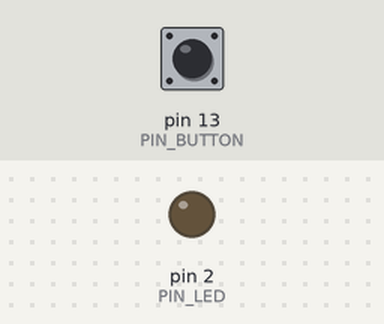
Bench run of a sketch on a simulated Arduino Uno, built with avr-gcc and run on an emulated ATmega328P. Parts: output pins drawn as LEDs (lit = HIGH). Inputs (shaded band) come from the test bench; at power-on: pin 13 (PIN_BUTTON) HIGH.

Above: at 1.2 s.
1.3 s: pin 13 (PIN_BUTTON) pulled LOW for 0.15 s
At 2.3 s:
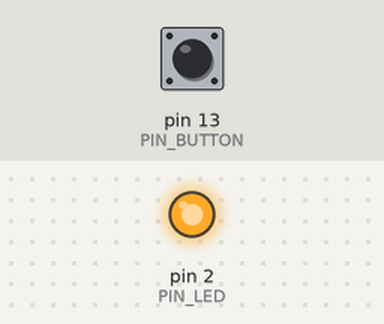
2.9 s: pin 13 (PIN_BUTTON) pulled LOW for 1 s
At 3.5 s:
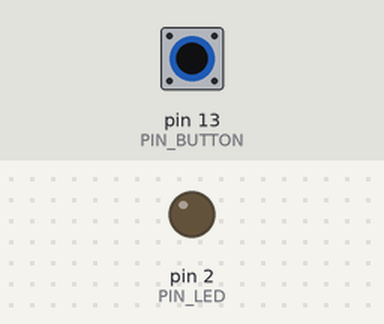
5.4 s: pin 13 (PIN_BUTTON) pulled LOW for 3.2 s
At 6.6 s:
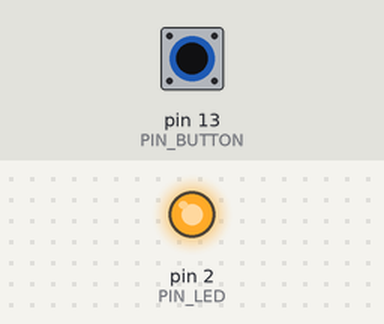
Timing chart, 0 to 8.4 s (numbered marks = the images above; inputs shaded):
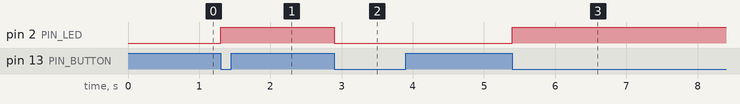

The sketch:

sketch_2_push_button_led.ino
```cpp
#define PIN_LED 2
#define PIN_BUTTON 13

// the setup function runs once when you press reset or power the board
void setup() {
  // init the pin led as output when using the input
  pinMode(PIN_LED, OUTPUT);

  // init the pint button as input
  pinMode(PIN_BUTTON, INPUT);
}

// the loop function runs over and over again forever
void loop() {
  if (digitalRead(PIN_BUTTON) == LOW) {
    // reverse the pin led state
    // (if light on becames off, if light off becomes on)
    reverseGPIO(PIN_LED);

    waitToRemoveBounce(PIN_BUTTON);
  }
}

void reverseGPIO(int pin) {
  digitalWrite(pin, !digitalRead(pin));
}

/**
Debounce for Push Button
The moment when a push button switch is pressed, it will not change from one state to another state
immediately.

Due to tiny mechanical vibrations, there will be a short period of continuous buffeting before it
completely reaches another state too fast for humans to detect but not for computer microcontrollers.

The same is true when the push button switch is released. This unwanted phenomenon is known as “bounce”.
Therefore, if we can directly detect the state of the push button switch, there are multiple pressing and
releasing actions in one pressing cycle. This buffeting will mislead the high-speed operation of the
microcontroller to cause many false decisions.

Therefore, we need to eliminate the impact of buffeting. Our solution:
  to judge the state of the button multiple times. Only when the button state is stable (consistent) over
a period of time, can it indicate that the button is actually in the ON state (being pressed).
This project needs the same components and circuits as we used in the previous section.
*/
void waitToRemoveBounce(int pin) {
  delay(20);

  while (digitalRead(pin) == LOW);

  delay(20);

  while (digitalRead(pin) == LOW);
}
```

Measured:
- after the input at 1.3 s, pin 2 (PIN_LED): LOW → HIGH at once
- after the input at 2.9 s, pin 2 (PIN_LED): HIGH → LOW at once
- after the input at 5.4 s, pin 2 (PIN_LED): LOW → HIGH at once
